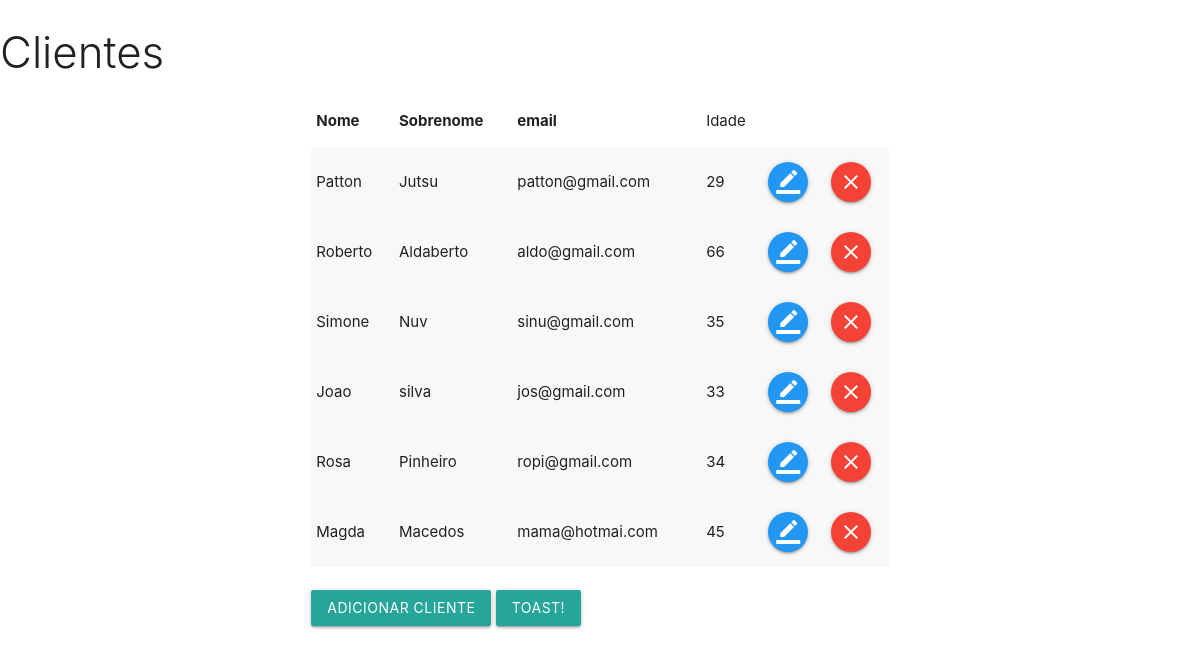
The app's page /home.php with its own data.
### tables this page shows
CREATE TABLE `clientes` (
  `nome` varchar(255) NOT NULL,
  `sobrenome` varchar(255) NOT NULL,
  `email` varchar(255) NOT NULL,
  `idade` int(32) NOT NULL,
  `id` int(11) NOT NULL
);

### home.php (the view, shortened to what this page needs)
<?php
include_once 'conexao.php';
include_once 'header.php';
?>
<h3 class="light">Clientes</h3>
<div class="row">
    <div class="col 12 m6 push-m3">
    <table class="striped">
        <thead>
            <tr>
                <th>Nome</th>
                <th>Sobrenome</th>
                <th>email</th>
                <td>Idade</td>
            </tr>
        </thead>
            <tbody>
            <?php
            $sql = "SELECT * FROM clientes";
            $resultado = mysqli_query($conn,$sql);
            while($dados = mysqli_fetch_array($resultado)):
            ?>
                    <td><?php echo $dados['nome']; ?></td>
                    <td><?php echo $dados['sobrenome']; ?></td>
                    <td><?php echo $dados['email']; ?> </td>
                    <td><?php echo $dados['idade']; ?> </td>
                    <td><a href="alterar.php?id=<?php echo $dados['id']; ?>" class="btn-floating blue"><i class="material-icons">border_color</i></a></td>
                <td><a href="#modal<?php echo $dados['id']; ?>" class="btn-floating red modal-trigger"><i class="material-icons">close</i></a></td>
            </tbody>
            <?php endwhile; ?>
    </table>
    <br>
    <a href="adicionar.php" class="btn">Adicionar Cliente</a>
    <a onclick="M.toast({html: 'I am a toast'})" class="btn">Toast!</a>
</div>
    </div>
<?php
include_once 'footer.php';
?>

### header.php (shortened to what this page needs)
<!DOCTYPE html>
  <html>
    <head>
      <link rel="stylesheet" href="https://cdnjs.cloudflare.com/ajax/libs/materialize/1.0.0/css/materialize.min.css">
    </head>
    <body>

### footer.php (shortened to what this page needs)
  </body>
</html>

### records on screen
clientes: nome "Patton", sobrenome "Jutsu", email "patton@gmail.com", idade "29"
clientes: nome "Roberto", sobrenome "Aldaberto", email "aldo@gmail.com", idade "66"
clientes: nome "Simone", sobrenome "Nuv", email "sinu@gmail.com", idade "35"
clientes: nome "Joao", sobrenome "silva", email "jos@gmail.com", idade "33"
clientes: nome "Rosa", sobrenome "Pinheiro", email "ropi@gmail.com", idade "34"
clientes: nome "Magda", sobrenome "Macedos", email "mama@hotmai.com", idade "45"
